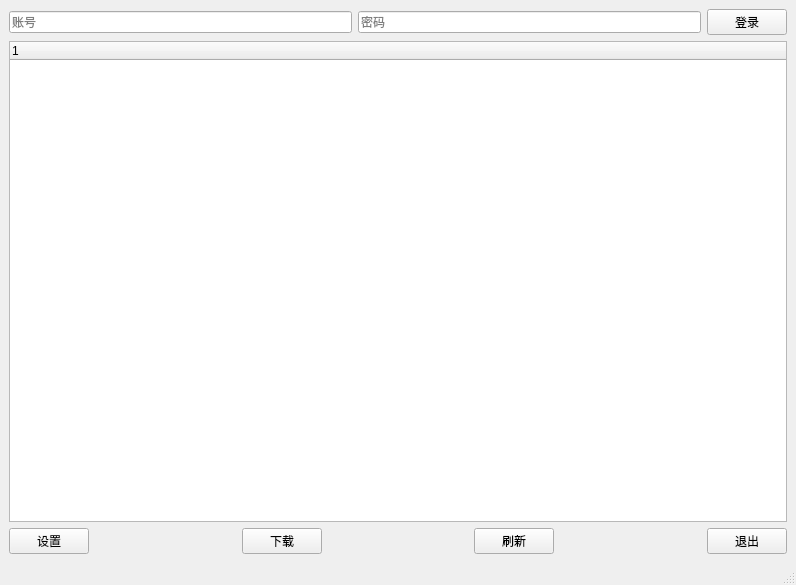
<?xml version="1.0" encoding="UTF-8"?>
<ui version="4.0">
 <class>client</class>
 <widget class="QMainWindow" name="client">
  <property name="geometry">
   <rect>
    <x>0</x>
    <y>0</y>
    <width>796</width>
    <height>585</height>
   </rect>
  </property>
  <property name="windowTitle">
   <string>client</string>
  </property>
  <widget class="QWidget" name="centralwidget">
   <layout class="QVBoxLayout" name="verticalLayout">
    <item>
     <layout class="QHBoxLayout" name="horizontalLayout">
      <item>
       <widget class="QLineEdit" name="account">
        <property name="placeholderText">
         <string>账号</string>
        </property>
       </widget>
      </item>
      <item>
       <widget class="QLineEdit" name="passwordEdit">
        <property name="placeholderText">
         <string>密码</string>
        </property>
       </widget>
      </item>
      <item>
       <widget class="QPushButton" name="loginBt">
        <property name="text">
         <string>登录</string>
        </property>
       </widget>
      </item>
     </layout>
    </item>
    <item>
     <widget class="QTreeWidget" name="fileList">
      <column>
       <property name="text">
        <string notr="true">1</string>
       </property>
      </column>
     </widget>
    </item>
    <item>
     <layout class="QHBoxLayout" name="horizontalLayout_2">
      <item>
       <widget class="QPushButton" name="settingBt">
        <property name="text">
         <string>设置</string>
        </property>
       </widget>
      </item>
      <item>
       <spacer name="horizontalSpacer_2">
        <property name="orientation">
         <enum>Qt::Horizontal</enum>
        </property>
        <property name="sizeHint" stdset="0">
         <size>
          <width>40</width>
          <height>20</height>
         </size>
        </property>
       </spacer>
      </item>
      <item>
       <widget class="QPushButton" name="downLoadBt">
        <property name="text">
         <string>下载</string>
        </property>
       </widget>
      </item>
      <item>
       <spacer name="horizontalSpacer_3">
        <property name="orientation">
         <enum>Qt::Horizontal</enum>
        </property>
        <property name="sizeHint" stdset="0">
         <size>
          <width>40</width>
          <height>20</height>
         </size>
        </property>
       </spacer>
      </item>
      <item>
       <widget class="QPushButton" name="refreshBt">
        <property name="text">
         <string>刷新</string>
        </property>
       </widget>
      </item>
      <item>
       <spacer name="horizontalSpacer">
        <property name="orientation">
         <enum>Qt::Horizontal</enum>
        </property>
        <property name="sizeHint" stdset="0">
         <size>
          <width>40</width>
          <height>20</height>
         </size>
        </property>
       </spacer>
      </item>
      <item>
       <widget class="QPushButton" name="quitBt">
        <property name="text">
         <string>退出</string>
        </property>
       </widget>
      </item>
     </layout>
    </item>
   </layout>
  </widget>
  <widget class="QMenuBar" name="menubar">
   <property name="geometry">
    <rect>
     <x>0</x>
     <y>0</y>
     <width>796</width>
     <height>20</height>
    </rect>
   </property>
  </widget>
  <widget class="QStatusBar" name="statusbar"/>
 </widget>
 <resources/>
 <connections/>
</ui>
